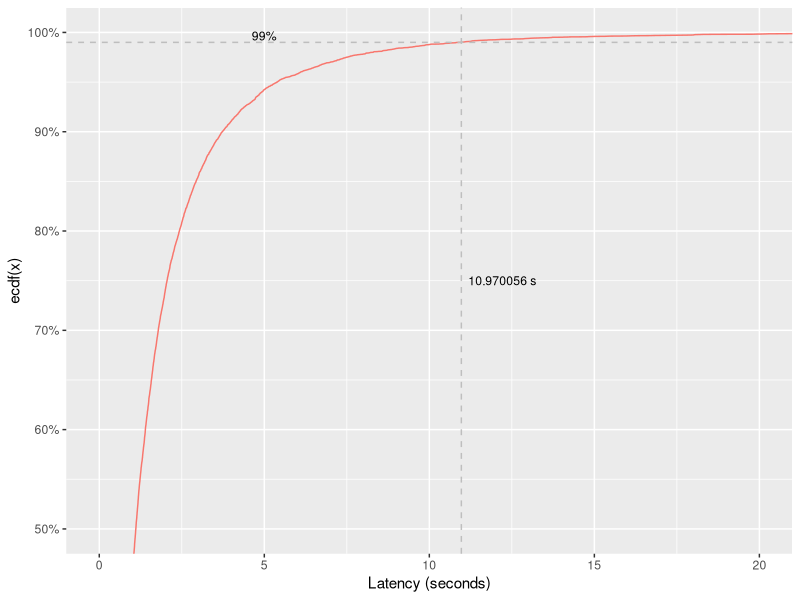
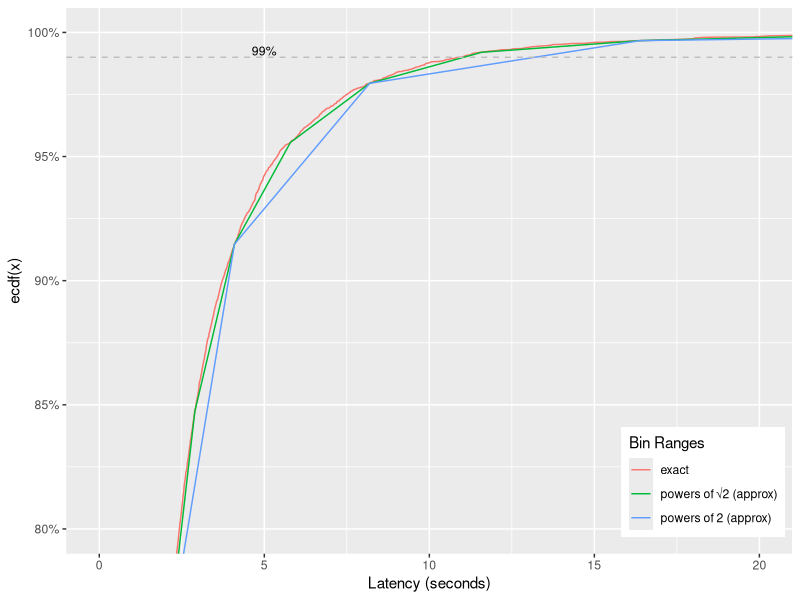
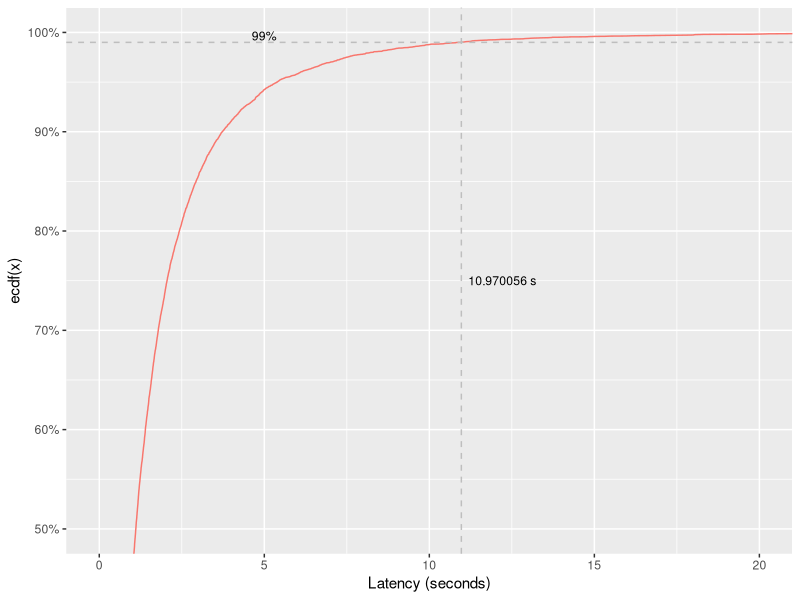
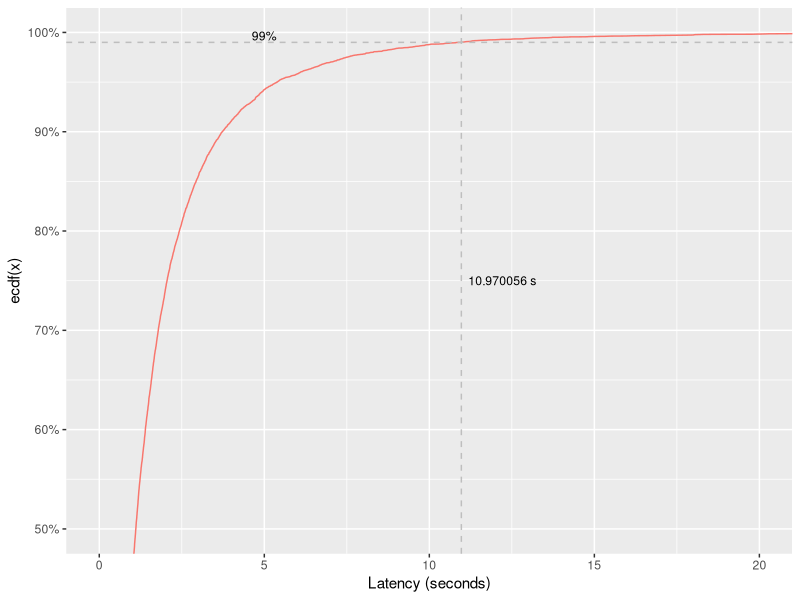
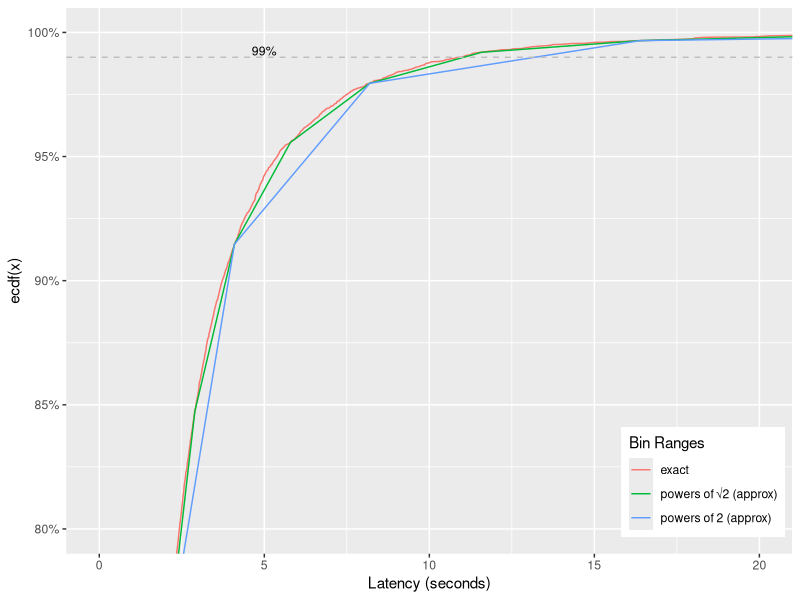
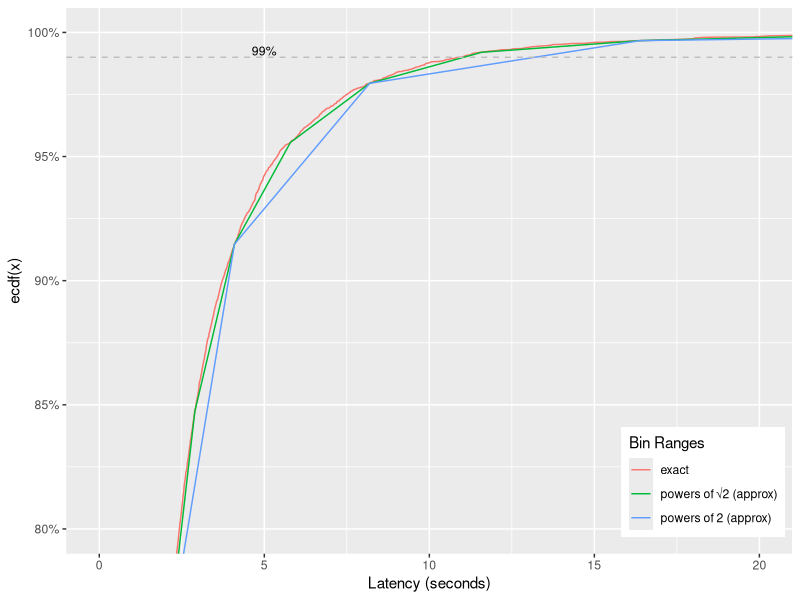

Reproduce these figures in R, in order.
#!/usr/bin/env Rscript
# Generates graphs for a blog post
# by Andrew Brampton (bramp.net)

#install.packages("ggplot2")
#install.packages('svglite')
library(ggplot2)

data = read.csv("data.csv", header = FALSE, col.names = c("x"))

percenty = 0.99
percentx = quantile(data$x, percenty, names=FALSE)

# The 1st graph
h1 <- data.frame(bins = sort(data$x), ecdf = ecdf(data$x)(sort(data$x)))
h1$name <- "exact"

h <- h1
ggplot(h, aes(x = bins, y = ecdf, colour=name)) +
#  stat_ecdf(data=data, aes(x = x), geom = "step") +
  geom_line(show.legend=F) +
  labs(x = "Latency (seconds)", y = "ecdf(x)") + 
  coord_cartesian(xlim=c(0, 20), ylim=c(0.5, 1)) + # Zoom into the graph
  scale_y_continuous(labels = scales::percent) +
  geom_vline(xintercept = percentx, color = "gray", linetype=2) +
  geom_hline(yintercept = percenty, color = "gray", linetype=2) +
  annotate("text", x = 5, y = percenty, label = scales::percent(percenty),
    vjust = -0.2, size=calc_element('axis.text', theme_get())$size/ggplot2:::.pt) +
  annotate("text", x = percentx, y = 0.75, label = sprintf("%f s", percentx) ,
    hjust = -0.1, size=calc_element('axis.text', theme_get())$size/ggplot2:::.pt)

ggsave("1st.png", scale = 1, width = 6.4, height = 3.2, units = "in", dpi = 300)
ggsave("1st.svg", scale = 1, width = 6.4, height = 3.2, units = "in", dpi = 300)

# The 2nd graph with approximations
h2 <- hist(data$x, plot=FALSE, breaks=c(0, 2 ^ seq(0, 16)) / 1000)
h2 <- data.frame(bins = c(h2$breaks), ecdf=c(0, cumsum(h2$counts) / sum(h2$counts)))
h2$name <- "powers of 2 (approx)"

h3 <- hist(data$x, plot=FALSE, breaks=c(0, sqrt(2) ^ seq(0, 32)) / 1000)
h3 <- data.frame(bins = c(h3$breaks), ecdf=c(0, cumsum(h3$counts) / sum(h3$counts)))
h3$name <- "powers of √2 (approx)"

h <- rbind(h1, h2, h3)
ggplot(h, aes(x = bins, y = ecdf, colour=name)) +
  geom_line() +
  labs(x = "Latency (seconds)", y = "ecdf(x)") + 
  coord_cartesian(xlim=c(0, 20), ylim=c(0.8, 1)) + # Zoom into the graph
  scale_y_continuous(labels = scales::percent) +
  geom_hline(yintercept = percenty, color = "gray", linetype=2) +
  annotate("text", x = 5, y = percenty, label = scales::percent(percenty),
    vjust = -0.2, size=calc_element('axis.text', theme_get())$size/ggplot2:::.pt) +
  theme(legend.position = c(0.99, 0.03), legend.justification = c('right', 'bottom')) +
  guides(colour=guide_legend(title="Bin Ranges"))

ggsave("2nd.png", scale = 1, width = 6.4, height = 3.2, units = "in", dpi = 300)
ggsave("2nd.svg", scale = 1, width = 6.4, height = 3.2, units = "in", dpi = 300)

warnings()
#  geom_line(data=h1, aes(x = bins, y = ecdf)) +
#  geom_line(data=h2, aes(x = bins, y = ecdf)) +

#  scale_x_continuous(breaks = sort(c(seq(0, 20, length.out = 11), percentx)), labels = function(x) format(x, drop0trailing=TRUE)) +
#  scale_y_continuous(breaks = sort(c(seq(0, 1, length.out = 11), percenty)), labels = scales::percent) +

#  xlim(0, 20) +
#  ylim(0.5, 1) +

# \frac{99\% - 97.95\%}{99.67\% - 97.95\%} \times (16,384 - 8,192) + 8,192

# \frac{target - ecdf_{min}}{ecdf_{min} - ecdf_{max}} \times (bucket_{max} - bucket_{min}) + bucket_{min}

# 8,192 + (16,384 - 8,192) \frac{99\% - 97.95\%}{99.67\% - 97.95\%} \approx 13,192 ms

# x_{min} + (x_{max} - x_{min}) \frac{y - y_{min}}{y_{min} - y_{max}} = x


# x_{0} + (x_{1} - x_{0}) \frac{y - y_{0}}{y_{0} - y_{1}} = x

# 8,192 + (16,384 - 8,192) \frac{99\% - 97.95\%}{99.67\% - 97.95\%} \approx 13,192 ms

# https://www.mathcha.io/editor#

# =(Q4-index($E4:$E21, MATCH(Q4, $E4:$E21))) / (index($E4:$E21, MATCH(Q4, $E4:$E21)+1)-index($E4:$E21, MATCH(Q4, $E4:$E21))) * (index($A4:$A21, MATCH(Q4, $E4:$E21)+ 1)-index($A4:$A21, MATCH(Q4, $E4:$E21))) + index($A4:$A21, MATCH(Q4, $E4:$E21))


# = ((99% - 97.95%) / (99.67% - 97.95%)) * (16,384 - 8,192) + 8,192

# 1.05 / 1.72 * 8,192 + 8,192

# 13192.9302326

# 13.193